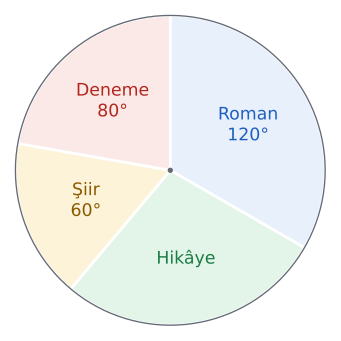

Write Python code to recreate this figure.
import sys; sys.path.insert(0, "tools")
from cizim import *

def daire(ax, adlar, acilar, yaz=None, r_yazi=0.58, fs=13):
    renk = [MAVI_ACIK, YESIL_ACIK, SARI_ACIK, KIRMIZI_ACIK]; kenar = [MAVI, YESIL, SARI, KIRMIZI]
    bas = 90
    for i, (ad, a) in enumerate(zip(adlar, acilar)):
        ax.add_patch(patches.Wedge((0, 0), 1, bas - a, bas, facecolor=renk[i], edgecolor="white", lw=2))
        orta = np.radians(bas - a / 2)
        t = ad + ("\n" + yaz[i] if yaz and yaz[i] else "")
        ax.text(r_yazi * np.cos(orta), r_yazi * np.sin(orta), t, ha="center", va="center", color=kenar[i], fontsize=fs)
        bas -= a
    ax.add_patch(patches.Circle((0, 0), 1, fill=False, edgecolor=SOLUK, lw=1))
    ax.plot(0, 0, "o", color=SOLUK, markersize=3)
    ax.set_xlim(-1.05, 1.05); ax.set_ylim(-1.05, 1.05); ax.set_aspect("equal"); ax.axis("off")

# Alıştırma Soru 4: kitap türleri. Roman 120°, Hikâye 100°, Şiir 60°, Deneme 80°.
fig, ax = sekil(4.4, 4.4)
daire(ax, ["Roman", "Hikâye", "Şiir", "Deneme"], [120, 100, 60, 80], ["120°", "", "60°", "80°"])
kaydet(fig, __file__)
